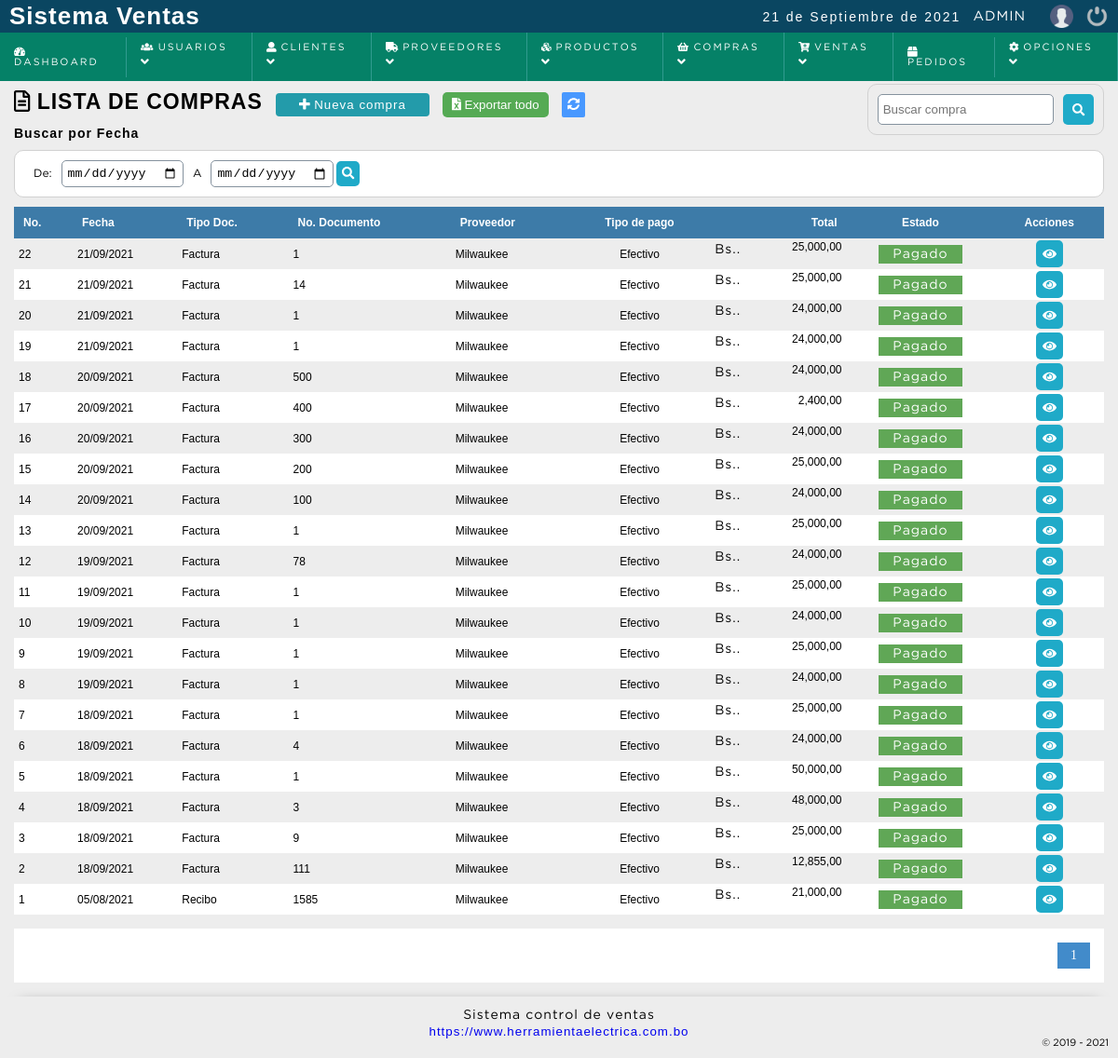
Screenshot of /sistema/compras/compras.php (signed in) with the database file from the repository.
### tables this page shows
CREATE TABLE `compra` (
  `id_compra` int(11) NOT NULL,
  `documento_id` bigint(11) NOT NULL,
  `no_documento` int(11) NOT NULL,
  `serie` varchar(5) NOT NULL,
  `fecha_compra` datetime NOT NULL DEFAULT current_timestamp(),
  `proveedor_id` bigint(20) NOT NULL,
  `tipopago_id` int(11) NOT NULL,
  `total` decimal(10,2) NOT NULL,
  `usuario` bigint(20) NOT NULL,
  `dateadd` datetime NOT NULL DEFAULT current_timestamp(),
  `estatus` int(11) NOT NULL DEFAULT 1
);

CREATE TABLE `tipo_documento` (
  `id_tipodocumento` int(11) NOT NULL,
  `documento` varchar(255) NOT NULL,
  `descripcion` text NOT NULL,
  `dateadd` datetime NOT NULL DEFAULT current_timestamp(),
  `usuario_id` bigint(20) NOT NULL,
  `estatus` int(11) NOT NULL DEFAULT 1
);

CREATE TABLE `proveedor` (
  `codproveedor` int(11) NOT NULL,
  `nit` varchar(20) NOT NULL,
  `proveedor` varchar(100) DEFAULT NULL,
  `contacto` varchar(100) DEFAULT NULL,
  `telefono` bigint(11) DEFAULT NULL,
  `correo` varchar(100) NOT NULL,
  `direccion` text DEFAULT NULL,
  `date_add` datetime NOT NULL DEFAULT current_timestamp(),
  `usuario_id` int(11) NOT NULL,
  `estatus` int(11) NOT NULL DEFAULT 1
);

CREATE TABLE `tipo_pago` (
  `id_tipopago` int(11) NOT NULL,
  `tipo_pago` varchar(50) NOT NULL,
  `descripcion` text NOT NULL,
  `date_add` datetime NOT NULL DEFAULT current_timestamp(),
  `estatus` int(11) NOT NULL DEFAULT 1
);

### sistema/includes/functions.php (called while the page is built, shortened)
<?php
	function decrypt($string, $key) {
	   $result = '';
	   $string = base64_decode($string);
	   for($i=0; $i<strlen($string); $i++) {
	      $char = substr($string, $i, 1);
	      $keychar = substr($key, ($i % strlen($key))-1, 1);
	      $char = chr(ord($char)-ord($keychar));
	      $result.=$char;
	   }
	   return $result;
	}
	function formatCant($cantidad){
		$cantidad = number_format($cantidad,2,SPD,SPM);
		return $cantidad;
	}
 ?>

### sistema/compras/compras.php (the view, shortened to what this page needs)
<?php
	include "../../conexion.php";
	$sql_registe = mysqli_query($conection,"SELECT COUNT(*) as total_registro FROM compra");
	$result_register = mysqli_fetch_array($sql_registe);
	$total_registro = $result_register['total_registro'];
	$por_pagina = 200;
	if(empty($_GET['pagina']))
	{
		$pagina = 1;
	}else{
		$pagina = $_GET['pagina'];
	}
	$desde = ($pagina-1) * $por_pagina;
	$total_paginas = ceil($total_registro / $por_pagina);
	$query = mysqli_query($conection,"SELECT c.id_compra,DATE_FORMAT(c.fecha_compra, '%d/%m/%Y') as fecha,d.documento,c.serie,c.no_documento,c.proveedor_id,p.proveedor,tp.tipo_pago,c.total,c.estatus
										FROM compra c
										INNER JOIN tipo_documento d
										ON c.documento_id = d.id_tipodocumento
										INNER JOIN proveedor p
										ON c.proveedor_id = p.codproveedor
										INNER JOIN tipo_pago tp
										ON c.tipopago_id = tp.id_tipopago
										WHERE c.estatus != 10
									  	ORDER BY c.id_compra DESC LIMIT $desde,$por_pagina
		");
 ?>
<!DOCTYPE html>
<html lang="en">
<head>
	<?php include "../includes/scripts.php"; ?>
</head>
<body>
	<?php include "../includes/header.php"; ?>
	<section id="container">
		<h1><i class="far fa-file-alt"></i> Lista de compras</h1>
		<a href="nueva_compra.php" class="btn_new"><i class="fas fa-plus"></i></i> Nueva compra</a>
		<?php if($result > 0){ ?>
		<form action="exportar.php" method="post" class="formExport" >
			<button type="submit" class="bntExport"> <i class="fas fa-file-excel"></i> Exportar todo</button>
		</form>
	<?php } ?>
		<a href="index.php" class="btnRefresh"><i class="fas fa-sync-alt" title="Actualizar"></i></a>
		<form action="buscar_compra.php" method="get" class="form_search">
			<input type="text" name="busqueda" id="busqueda" placeholder="Buscar compra">
			<button type="submit" class="btn_search"><i class="fas fa-search"></i></button>
		</form>
		<div>
			<h5>Buscar por Fecha</h5>
			<form action="buscar_compra.php" method="get" class="form_search_date">
				<label>De: </label>
				<input type="date" name="fecha_de" id="fecha_de" required>
				<label> A </label>
				<input type="date" name="fecha_a" id="fecha_a" required>
				<button type="submit" class="btn_view"><i class="fas fa-search"></i></button>
			</form>
		</div>
	<div class="containerTable">
		<table>
			<tr>
				<th>No.</th>
				<th>Fecha</th>
				<th>Tipo Doc.</th>
				<th>No. Documento</th>
				<th>Proveedor</th>
				<th class="textcenter">Tipo de pago</th>
				<th class="textright">Total</th>
				<th class="textcenter">Estado</th>
				<th class="textcenter">Acciones</th>
			</tr>
		<?php
			if($result > 0){
				while ($data = mysqli_fetch_array($query)) {
					if($data["estatus"] == 1){
						$estado = '<span class="pagada">Pagado</span>';
					}else{
						$estado = '<span class="anulada">Anulado</span>';
					}
			?>
				<tr id="row_<?php echo $data["id_compra"]; ?>">
					<td><?php echo $data["id_compra"]; ?></td>
					<td><?php echo $data["fecha"]; ?></td>
					<td><?php echo $data["documento"]; ?></td>
					<td><?php echo $data["no_documento"]; ?></td>
					<td><?php echo $data["proveedor"]; ?></td>
					<td class="textcenter"><?php echo $data['tipo_pago']; ?></td>
					<td class="textright totalfactura"><span><?= SIMBOLO_MONEDA ?>.</span><?php echo formatCant($data["total"]); ?></td>
					<td class="estado textcenter"><?php echo $estado; ?></td>
					<td class="textcenter">
						<button title="Ver compra" class="btn_view view_compra" type="button" onClick="viewCompra(<?php echo $data["id_compra"];?>)" ><i class="fas fa-eye"></i></button>
					</td>
				</tr>
		<?php
				}
			}else{
				echo '<tr><td colspan="9" align="center"><p><strong>No hay datos para mostrar</strong></p></td></tr>';
			}
		 ?>
		</table>
	</div>
	<?php
		if($total_registro != 0)
		{
	?>
		<div class="paginador">
			<ul>
			<?php
				for ($i=1; $i <= $total_paginas; $i++) {
					if($i == $pagina)
					{
						echo '<li class="pageSelected">'.$i.'</li>';
					}else{
						echo '<li><a href="?pagina='.$i.'">'.$i.'</a></li>';
					}
				}
			 ?>
			</ul>
		</div>
	<?php } ?>
	</section>
	<?php include "../includes/footer.php"; ?>
</body>
</html>

### sistema/css/style.css (style rules this page uses)
* { margin: 0; padding: 0; box-sizing: border-box; }
body { background: #ededed; }
h1, h2, h3, h4, h5, h6 { font-family: 'arial'; font-weight: bold; letter-spacing: 1px; }
h1 { font-size: 26px; }
h5 { font-size: 14px; }
a { text-decoration: none; font-family: arial; letter-spacing: 1px; }
span { font-family: 'GothamBook'; letter-spacing: 1px; font-size: 14px; line-height: 20px; }
#container { padding: 90px 15px 15px; }
form { background: #FFF; margin: auto; padding: 20px 43px; border: 1px solid #d1d1d1; }
label { display: block; font-size: 9pt; font-family: 'GothamBook'; margin: 15px auto 5px auto; }
input,select,textarea { display: block; width: 100%; font-size: 10pt; padding: 5px; border: 1px solid #85929e; border-radius: 5px; }
.btnRefresh { margin-left: 10px; color: #FFF; font-size: 10pt; background:#4898ff; padding: 6px; border-radius: 2px; }
#container h1 { font-size: 23px; text-transform: uppercase; display: inline-block; }
.btn_new { display: inline-block; background: #239baa; color: #FFF; padding: 5px 25px; border-radius: 4px; border: 0; margin: 10px; cursor: pointer; font-size: 10pt; }
table { border-collapse: collapse; font-size: 9pt; font-family: 'arial'; width: 100%; }
table th { text-align: left; padding: 10px; background: #3d7ba8; color: #FFF; }
table tr:nth-child(odd) { background: #FFF; }
table td { padding: 2px 5px; }
.paginador ul { padding: 15px; list-style: none; background: #FFF; margin-top: 15px; display: -webkit-flex; display: -moz-flex; display: -ms-flex; display: -o-flex; display: flex; justify-content: flex-end; }
.paginador a, .pageSelected { color: #428bca; border: 1px solid #ddd; padding: 5px; display: inline-block; font-size: 14px; text-align: center; width: 35px; }
.pageSelected { color: #FFF; background: #428bca; border: 1px solid #428bca; }
.form_search { display: -webkit-flex; display: -moz-flex; display: -ms-flex; display: -o-flex; display: flex; float: right; background: initial; padding: 10px; border-radius: 10px; margin-bottom: 10px; }
.form_search .btn_search { background: #1faac8; color: #FFF; padding: 10px; border: 0; cursor: pointer; margin-left: 10px; display: -webkit-flex; display: -moz-flex; display: -ms-flex; display: -o-flex; display: flex; border-radius: 5px; }
.textright { text-align: right; }
.textcenter { text-align: center; }
.pagada, .anulada, .reserva { color: #FFF; background: #60a756; text-align: center; padding: 4px 15px; width: 100%; }
.totalfactura { display: -webkit-flex; display: -moz-flex; display: -ms-flex; display: -o-flex; display: flex; justify-content: space-between; }
.btn_view, .btn_edit, .btn_del, .btn_add, .btn_sendEmail, .btn_print { background-color: #1faac8; border: 0; border-radius: 5px; cursor: pointer; padding: 7px; margin: 0 3px; color: #FFF; }
.form_search_date { padding: 10px; display: flex; justify-content: flex-start; align-items: center; border-radius: 10px; margin: 10px auto; }
.form_search_date label { margin: 0 10px; }
.form_search_date input { width: auto; }
.form_search_date .btn_view { padding: 6px; }
.formExport { padding: initial; display: inline-block; background: initial; border: initial; }
.bntExport { cursor: pointer; color: #FFF; background: #55aa54; border: 0; padding: 6px 10px; border-radius: 5px; }

### rows the page displays
compra: id_compra "22", fecha "21/09/2021", tipo_documento.documento "Factura", no_documento "1", proveedor.proveedor "Milwaukee", tipo_pago.tipo_pago "Efectivo", total "25,000,00", estatus "Pagado"
compra: id_compra "21", fecha "21/09/2021", tipo_documento.documento "Factura", no_documento "14", proveedor.proveedor "Milwaukee", tipo_pago.tipo_pago "Efectivo", total "25,000,00", estatus "Pagado"
compra: id_compra "20", fecha "21/09/2021", tipo_documento.documento "Factura", no_documento "1", proveedor.proveedor "Milwaukee", tipo_pago.tipo_pago "Efectivo", total "24,000,00", estatus "Pagado"
compra: id_compra "19", fecha "21/09/2021", tipo_documento.documento "Factura", no_documento "1", proveedor.proveedor "Milwaukee", tipo_pago.tipo_pago "Efectivo", total "24,000,00", estatus "Pagado"
compra: id_compra "18", fecha "20/09/2021", tipo_documento.documento "Factura", no_documento "500", proveedor.proveedor "Milwaukee", tipo_pago.tipo_pago "Efectivo", total "24,000,00", estatus "Pagado"
compra: id_compra "17", fecha "20/09/2021", tipo_documento.documento "Factura", no_documento "400", proveedor.proveedor "Milwaukee", tipo_pago.tipo_pago "Efectivo", total "2,400,00", estatus "Pagado"
compra: id_compra "16", fecha "20/09/2021", tipo_documento.documento "Factura", no_documento "300", proveedor.proveedor "Milwaukee", tipo_pago.tipo_pago "Efectivo", total "24,000,00", estatus "Pagado"
compra: id_compra "15", fecha "20/09/2021", tipo_documento.documento "Factura", no_documento "200", proveedor.proveedor "Milwaukee", tipo_pago.tipo_pago "Efectivo", total "25,000,00", estatus "Pagado"
compra: id_compra "14", fecha "20/09/2021", tipo_documento.documento "Factura", no_documento "100", proveedor.proveedor "Milwaukee", tipo_pago.tipo_pago "Efectivo", total "24,000,00", estatus "Pagado"
compra: id_compra "13", fecha "20/09/2021", tipo_documento.documento "Factura", no_documento "1", proveedor.proveedor "Milwaukee", tipo_pago.tipo_pago "Efectivo", total "25,000,00", estatus "Pagado"
compra: id_compra "12", fecha "19/09/2021", tipo_documento.documento "Factura", no_documento "78", proveedor.proveedor "Milwaukee", tipo_pago.tipo_pago "Efectivo", total "24,000,00", estatus "Pagado"
compra: id_compra "11", fecha "19/09/2021", tipo_documento.documento "Factura", no_documento "1", proveedor.proveedor "Milwaukee", tipo_pago.tipo_pago "Efectivo", total "25,000,00", estatus "Pagado"
compra: id_compra "10", fecha "19/09/2021", tipo_documento.documento "Factura", no_documento "1", proveedor.proveedor "Milwaukee", tipo_pago.tipo_pago "Efectivo", total "24,000,00", estatus "Pagado"
compra: id_compra "9", fecha "19/09/2021", tipo_documento.documento "Factura", no_documento "1", proveedor.proveedor "Milwaukee", tipo_pago.tipo_pago "Efectivo", total "25,000,00", estatus "Pagado"
compra: id_compra "8", fecha "19/09/2021", tipo_documento.documento "Factura", no_documento "1", proveedor.proveedor "Milwaukee", tipo_pago.tipo_pago "Efectivo", total "24,000,00", estatus "Pagado"
compra: id_compra "7", fecha "18/09/2021", tipo_documento.documento "Factura", no_documento "1", proveedor.proveedor "Milwaukee", tipo_pago.tipo_pago "Efectivo", total "25,000,00", estatus "Pagado"
compra: id_compra "6", fecha "18/09/2021", tipo_documento.documento "Factura", no_documento "4", proveedor.proveedor "Milwaukee", tipo_pago.tipo_pago "Efectivo", total "24,000,00", estatus "Pagado"
compra: id_compra "5", fecha "18/09/2021", tipo_documento.documento "Factura", no_documento "1", proveedor.proveedor "Milwaukee", tipo_pago.tipo_pago "Efectivo", total "50,000,00", estatus "Pagado"
compra: id_compra "4", fecha "18/09/2021", tipo_documento.documento "Factura", no_documento "3", proveedor.proveedor "Milwaukee", tipo_pago.tipo_pago "Efectivo", total "48,000,00", estatus "Pagado"
compra: id_compra "3", fecha "18/09/2021", tipo_documento.documento "Factura", no_documento "9", proveedor.proveedor "Milwaukee", tipo_pago.tipo_pago "Efectivo", total "25,000,00", estatus "Pagado"
compra: id_compra "2", fecha "18/09/2021", tipo_documento.documento "Factura", no_documento "111", proveedor.proveedor "Milwaukee", tipo_pago.tipo_pago "Efectivo", total "12,855,00", estatus "Pagado"
compra: id_compra "1", fecha "05/08/2021", tipo_documento.documento "Recibo", no_documento "1585", proveedor.proveedor "Milwaukee", tipo_pago.tipo_pago "Efectivo", total "21,000,00", estatus "Pagado"

### other values shown
fechaC() "21 de Septiembre de 2021"
$_SESSION['user'] "ADMIN"
WEB_EMPRESA "https://www.herramientaelectrica.com.bo"
